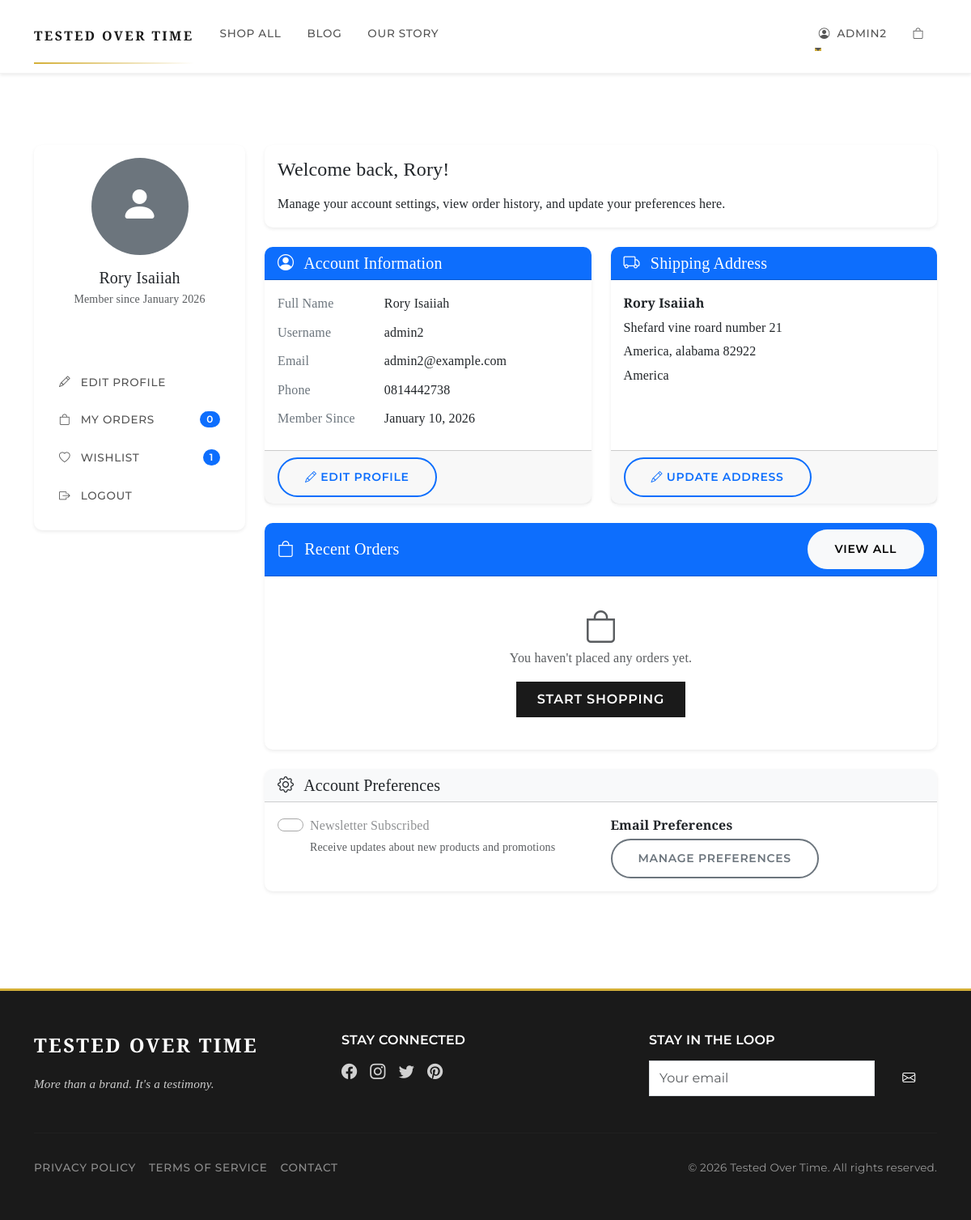
The app's page /accounts/profile/ (signed in), older data.
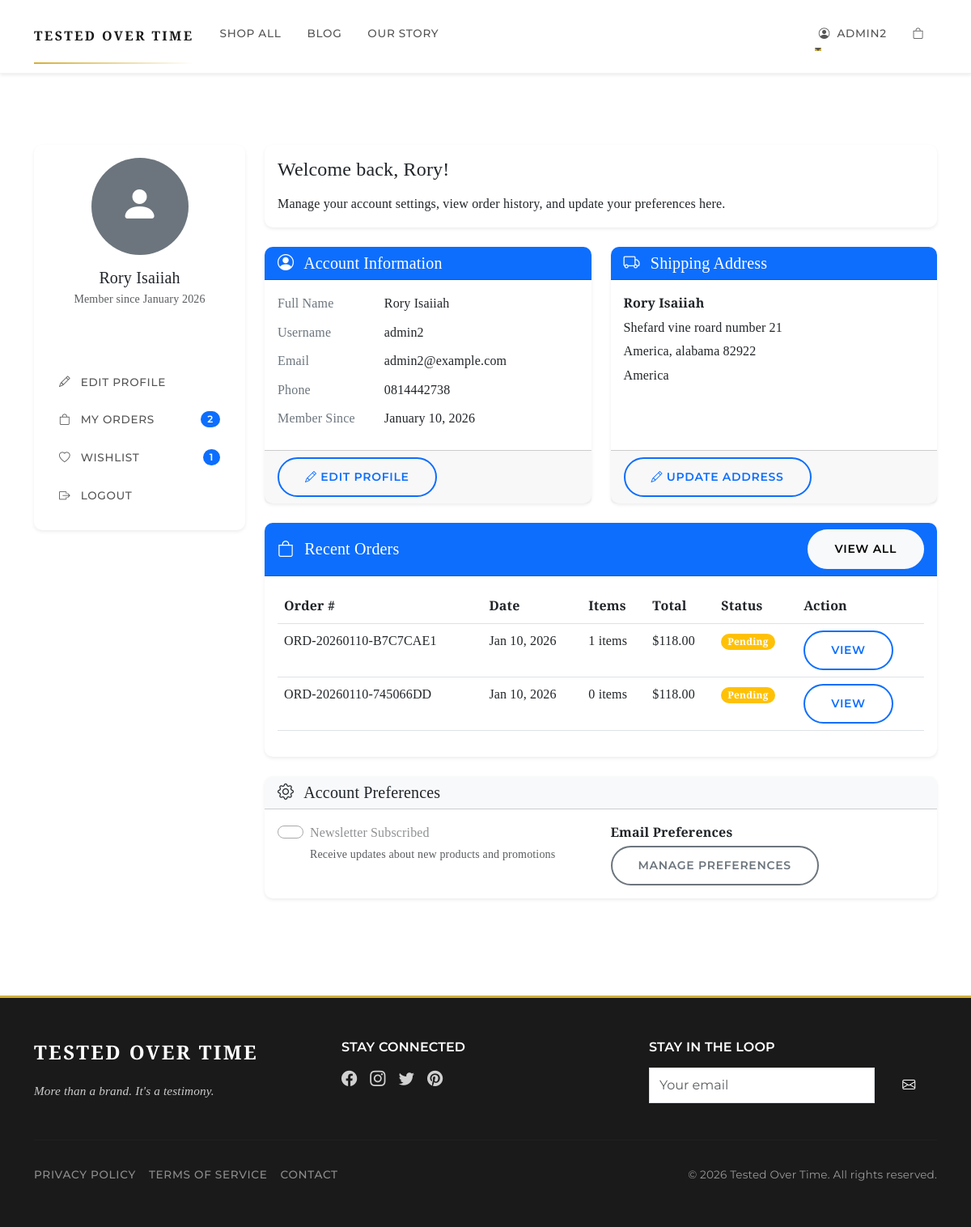
The same page, newer data.
### accounts/models.py (models this page shows, shortened)
class CustomUser(AbstractUser):
    email = models.EmailField(_('email address'), unique=True)
    phone = models.CharField(max_length=20, blank=True)
    address = models.TextField(blank=True)
    city = models.CharField(max_length=100, blank=True)
    state = models.CharField(max_length=100, blank=True)
    zip_code = models.CharField(max_length=20, blank=True)
    country = models.CharField(max_length=100, blank=True)
    profile_picture = models.ImageField(upload_to='profile_pics/', blank=True)
    date_of_birth = models.DateField(null=True, blank=True)
    shipping_address = models.TextField(blank=True)
    shipping_city = models.CharField(max_length=100, blank=True)
    shipping_state = models.CharField(max_length=100, blank=True)
    shipping_zip = models.CharField(max_length=20, blank=True)
    newsletter_subscribed = models.BooleanField(default=True)
    created_at = models.DateTimeField(auto_now_add=True)
    updated_at = models.DateTimeField(auto_now=True)
    @property
    def full_name(self):
        return f"{self.first_name} {self.last_name}".strip()
    class Meta:
        verbose_name = 'User'
        verbose_name_plural = 'Users'

class UserProfile(models.Model):
    user = models.OneToOneField(CustomUser, on_delete=models.CASCADE, related_name='profile')
    bio = models.TextField(blank=True)
    preferences = models.JSONField(default=dict, blank=True)
    wishlist = models.ManyToManyField('shop.Product', blank=True, related_name='wishlisted_by')

### shop/models.py (models this page shows, shortened)
class Order(models.Model):
    STATUS_CHOICES = [
        ('PENDING', 'Pending'),
        ('PROCESSING', 'Processing'),
        ('SHIPPED', 'Shipped'),
        ('DELIVERED', 'Delivered'),
        ('CANCELLED', 'Cancelled'),
        ('REFUNDED', 'Refunded'),
    ]
    PAYMENT_CHOICES = [
        ('ZELLE', 'Zelle'),
        ('PAYPAL', 'PayPal'),
        ('CASHAPP', 'Cash App'),
    ]
    order_number = models.CharField(max_length=20, unique=True, editable=False)
    user = models.ForeignKey(User, on_delete=models.CASCADE, related_name='orders')
    cart = models.ForeignKey('Cart', on_delete=models.SET_NULL, null=True, blank=True)
    shipping_address = models.TextField()
    shipping_city = models.CharField(max_length=100)
    shipping_state = models.CharField(max_length=100)
    shipping_zip = models.CharField(max_length=20)
    shipping_country = models.CharField(max_length=100)
    billing_address = models.TextField(blank=True)
    billing_city = models.CharField(max_length=100, blank=True)
    billing_state = models.CharField(max_length=100, blank=True)
    billing_zip = models.CharField(max_length=20, blank=True)
    billing_country = models.CharField(max_length=100, blank=True)
    subtotal = models.DecimalField(max_digits=10, decimal_places=2)
    tax = models.DecimalField(max_digits=10, decimal_places=2, default=0)
    shipping_cost = models.DecimalField(max_digits=10, decimal_places=2, default=0)
    total = models.DecimalField(max_digits=10, decimal_places=2)
    status = models.CharField(max_length=20, choices=STATUS_CHOICES, default='PENDING')
    payment_method = models.CharField(max_length=20, choices=PAYMENT_CHOICES)
    payment_status = models.BooleanField(default=False)
    payment_id = models.CharField(max_length=100, blank=True)
    payment_pin = models.CharField(max_length=6, blank=True, editable=False, help_text="6-digit verification PIN generated by support")
    payment_pin_generated_at = models.DateTimeField(null=True, blank=True, help_text="When the PIN was generated")
    payment_pin_expires_at = models.DateTimeField(null=True, blank=True, help_text="When the PIN expires (24 hours after generation)")
    payment_confirmed_at = models.DateTimeField(null=True, blank=True, help_text="When payment was confirmed via PIN")
    payment_verified_by = models.ForeignKey(User, on_delete=models.SET_NULL,
                                           null=True, blank=True,
                                           related_name='verified_payments',
                                           help_text="Support staff who verified the payment")
    payment_attempts = models.IntegerField(default=0, help_text="Number of failed PIN attempts")
    last_payment_attempt = models.DateTimeField(null=True, blank=True, help_text="Last failed PIN attempt")
    created_at = models.DateTimeField(auto_now_add=True)
    updated_at = models.DateTimeField(auto_now=True)
    shipped_at = models.DateTimeField(null=True, blank=True)
    delivered_at = models.DateTimeField(null=True, blank=True)
    notes = models.TextField(blank=True)
    class Meta:
        ordering = ['-created_at']
        indexes = [
            models.Index(fields=['payment_pin']),
            models.Index(fields=['payment_status', 'status']),
            models.Index(fields=['user', 'created_at']),
        ]

### accounts/views.py (the view)
# urls.py: path('profile/', views.profile, name='profile'),
@login_required
def profile(request):
    return render(request, 'accounts/profile.html')

### templates/accounts/profile.html (shortened to what the changed rows need)
{% extends 'base.html' %}
{% load static %}
{% block content %}
<div class="container py-5">
    <div class="row">
        <div class="col-lg-3 mb-4">
            <div class="card shadow-sm">
                <div class="card-body">
                    <div class="text-center mb-4">
                        {% if user.profile_picture %}
                            <img src="{{ user.profile_picture.url }}"
                                 class="rounded-circle img-thumbnail mb-3"
                                 alt="{{ user.username }}"
                                 style="width: 120px; height: 120px; object-fit: cover;">
                        {% else %}
                            <div class="rounded-circle bg-secondary d-flex align-items-center justify-content-center mb-3 mx-auto"
                                 style="width: 120px; height: 120px;">
                                <i class="bi bi-person-fill text-white" style="font-size: 3rem;"></i>
                            </div>
                        {% endif %}
                        <h5 class="mb-1">{{ user.full_name|default:user.username }}</h5>
                        <p class="text-muted small">Member since {{ user.date_joined|date:"F Y" }}</p>
                    </div>
                    <ul class="nav flex-column">
                        <li class="nav-item">
                            <a class="nav-link" href="{% url 'accounts:order_history' %}">
                                <i class="bi bi-bag me-2"></i> My Orders
                                <span class="badge bg-primary rounded-pill float-end">{{ user.orders.count }}</span>
                            </a>
                        </li>
                        <li class="nav-item">
                            <a class="nav-link" href="{% url 'shop:wishlist' %}">
                                <i class="bi bi-heart me-2"></i> Wishlist
                                <span class="badge bg-primary rounded-pill float-end">{{ user.profile.wishlist.count }}</span>
                            </a>
                        </li>
                    </ul>
                </div>
            </div>
        </div>
        <div class="col-lg-9">
            <div class="card shadow-sm mb-4">
                <div class="card-body">
                    <h4 class="card-title mb-3">Welcome back, {{ user.first_name|default:user.username }}!</h4>
                    <p class="card-text">
                        Manage your account settings, view order history, and update your preferences here.
                    </p>
                </div>
            </div>
            <div class="row">
                <div class="col-md-6 mb-4">
                    <div class="card shadow-sm h-100">
                        <div class="card-body">
                            <dl class="row mb-0">
                                <dt class="col-sm-4">Full Name</dt>
                                <dd class="col-sm-8">{{ user.full_name|default:"Not set" }}</dd>
                                <dt class="col-sm-4">Username</dt>
                                <dd class="col-sm-8">{{ user.username }}</dd>
                                <dt class="col-sm-4">Email</dt>
                                <dd class="col-sm-8">{{ user.email }}</dd>
                                <dt class="col-sm-4">Phone</dt>
                                <dd class="col-sm-8">{{ user.phone|default:"Not set" }}</dd>
                                <dt class="col-sm-4">Member Since</dt>
                                <dd class="col-sm-8">{{ user.date_joined|date:"F d, Y" }}</dd>
                            </dl>
                        </div>
                    </div>
                </div>
                <div class="col-md-6 mb-4">
                    <div class="card shadow-sm h-100">
                        <div class="card-body">
                            {% if user.shipping_address %}
                                <p class="mb-1"><strong>{{ user.full_name|default:user.username }}</strong></p>
                                <p class="mb-1">{{ user.shipping_address }}</p>
                                <p class="mb-1">{{ user.shipping_city }}, {{ user.shipping_state }} {{ user.shipping_zip }}</p>
                                <p class="mb-0">{{ user.country|default:"" }}</p>
                            {% else %}
                                <div class="text-center py-3">
                                    <i class="bi bi-geo-alt display-6 text-muted mb-3"></i>
                                    <p class="text-muted">No shipping address saved</p>
                                </div>
                            {% endif %}
                        </div>
                    </div>
                </div>
            </div>
            <div class="card shadow-sm">
                <div class="card-body">
                    {% if user.orders.all %}
                        <div class="table-responsive">
                            <table class="table table-hover">
                                <thead>
                                    <tr>
                                        <th>Order #</th>
                                        <th>Date</th>
                                        <th>Items</th>
                                        <th>Total</th>
                                        <th>Status</th>
                                        <th>Action</th>
                                    </tr>
                                </thead>
                                <tbody>
                                    {% for order in user.orders.all|slice:":5" %}
                                    <tr>
                                        <td>{{ order.order_number }}</td>
                                        <td>{{ order.created_at|date:"M d, Y" }}</td>
                                        <td>{{ order.items.count }} items</td>
                                        <td>${{ order.total }}</td>
                                        <td>
                                            <span class="badge {% if order.status == 'DELIVERED' %}bg-success{% elif order.status == 'CANCELLED' %}bg-danger{% else %}bg-warning{% endif %}">
                                                {{ order.get_status_display }}
                                            </span>
                                        </td>
                                        <td>
                                            <a href="{% url 'shop:order_detail' order.id %}" class="btn btn-sm btn-outline-primary">
                                                View
                                            </a>
                                        </td>
                                    </tr>
                                    {% endfor %}
                                </tbody>
                            </table>
                        </div>
                    {% else %}
                        <div class="text-center py-4">
                            <i class="bi bi-bag display-6 text-muted mb-3"></i>
                            <p class="text-muted">You haven't placed any orders yet.</p>
                            <a href="{% url 'shop:product_list' %}" class="btn btn-primary">
                                Start Shopping
                            </a>
                        </div>
                    {% endif %}
                </div>
            </div>
            <div class="card shadow-sm mt-4">
                <div class="card-body">
                    <div class="row">
                        <div class="col-md-6">
                            <div class="form-check form-switch">
                                <input class="form-check-input" type="checkbox" id="newsletter"
                                       {% if user.newsletter_subscribed %}checked{% endif %} disabled>
                                <label class="form-check-label" for="newsletter">
                                    Newsletter Subscribed
                                </label>
                                <small class="form-text text-muted d-block">
                                    Receive updates about new products and promotions
                                </small>
                            </div>
                        </div>
                    </div>
                </div>
            </div>
        </div>
    </div>
</div>
{% endblock %}

### templates/base.html (shortened to what the changed rows need)
{% load crispy_forms_tags %}
<!DOCTYPE html>
<html lang="en">
<head>
    <link href="https://cdn.jsdelivr.net/npm/bootstrap@5.3.0/dist/css/bootstrap.min.css" rel="stylesheet">
    <link rel="stylesheet" href="https://cdn.jsdelivr.net/npm/bootstrap-icons@1.10.0/font/bootstrap-icons.css">
<link rel="stylesheet" href="https://cdnjs.cloudflare.com/ajax/libs/font-awesome/6.4.0/css/all.min.css">
    {% load static %}
    <link rel="stylesheet" href="{% static 'css/style.css' %}">
</head>
<body>
    <nav class="navbar navbar-expand-lg navbar-light bg-white shadow-sm py-3">
        <div class="container">
            <div class="collapse navbar-collapse" id="navbarNav">
                <ul class="navbar-nav ms-auto align-items-center">
                    {% if user.is_authenticated %}
                    <li class="nav-item dropdown">
                        <a class="nav-link dropdown-toggle mx-2" href="#" role="button" data-bs-toggle="dropdown">
                            <i class="bi bi-person-circle me-1"></i> {{ user.username }}
                        </a>
                    </li>
                    {% endif %}
                </ul>
            </div>
        </div>
    </nav>
    <main class="py-4">
        {% block content %}{% endblock %}
    </main>
</body>
</html>

Row changes from the older to the newer data that the page shows:
computed for CustomUser "Rory": orders.count "0" → "2"
added Order: order_number "ORD-20260110-B7C7CAE1", created_at "Jan 10, 2026", items.count "1", total "118.00", status "Pending"
added Order: order_number "ORD-20260110-745066DD", created_at "Jan 10, 2026", items.count "0", total "118.00", status "Pending"
Text that changed along with them:
text no longer shown: "You haven't placed any orders yet. START SHOPPING"
text now shown: "Order # Date Items Total Status Action"
